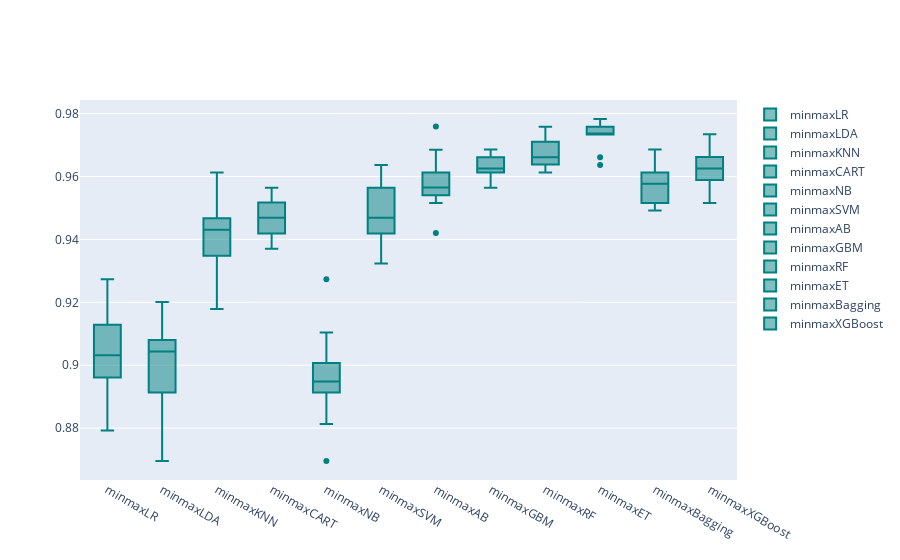

The code cell stored with this chart in its notebook:
### Code cell
models = GetScaledModel('minmax')
names,results = BasedLine2(X_train, y_train,models)
PlotBoxR().PlotResult(names,results)

scaledScoreMinMax = ScoreDataFrame(names,results)
compareModels = pd.concat([basedLineScore,
                           scaledScoreStandard,
                          scaledScoreMinMax], axis=1)
compareModels

### Figure 1 — Plotly figure (JSON) as saved in the notebook; plotly's stock layout.template omitted (floating-point values rounded to 4 significant figures)
{"data": [{"marker": {"color": "rgb(0, 128, 128)"}, "name": "minmaxLR", "type": "box", "y": [0.8961, 0.8865, 0.8792, 0.8961, 0.8983, 0.9104, 0.908, 0.9128, 0.9177, 0.9274]}, {"marker": {"color": "rgb(0, 128, 128)"}, "name": "minmaxLDA", "type": "box", "y": [0.8937, 0.8841, 0.8696, 0.8913, 0.9031, 0.908, 0.9056, 0.9056, 0.9104, 0.9201]}, {"marker": {"color": "rgb(0, 128, 128)"}, "name": "minmaxKNN", "type": "box", "y": [0.9444, 0.9348, 0.9179, 0.9324, 0.9516, 0.9395, 0.9443, 0.9467, 0.9419, 0.9613]}, {"marker": {"color": "rgb(0, 128, 128)"}, "name": "minmaxCART", "type": "box", "y": [0.9517, 0.9444, 0.9517, 0.9493, 0.9419, 0.954, 0.937, 0.9564, 0.9395, 0.9443]}, {"marker": {"color": "rgb(0, 128, 128)"}, "name": "minmaxNB", "type": "box", "y": [0.8986, 0.8937, 0.8696, 0.8913, 0.8814, 0.8935, 0.8959, 0.9007, 0.9104, 0.9274]}, {"marker": {"color": "rgb(0, 128, 128)"}, "name": "minmaxSVM", "type": "box", "y": [0.9469, 0.9493, 0.9324, 0.9469, 0.9419, 0.9395, 0.9588, 0.9564, 0.9467, 0.9637]}, {"marker": {"color": "rgb(0, 128, 128)"}, "name": "minmaxAB", "type": "box", "y": [0.9541, 0.942, 0.9758, 0.9565, 0.9516, 0.954, 0.9685, 0.9613, 0.9564, 0.9613]}, {"marker": {"color": "rgb(0, 128, 128)"}, "name": "minmaxGBM", "type": "box", "y": [0.9686, 0.9638, 0.9614, 0.9614, 0.9613, 0.9564, 0.9685, 0.9661, 0.9588, 0.9637]}, {"marker": {"color": "rgb(0, 128, 128)"}, "name": "minmaxRF", "type": "box", "y": [0.9638, 0.9662, 0.971, 0.9638, 0.9661, 0.9613, 0.9661, 0.9709, 0.9758, 0.9734]}, {"marker": {"color": "rgb(0, 128, 128)"}, "name": "minmaxET", "type": "box", "y": [0.9734, 0.9783, 0.9734, 0.9734, 0.9661, 0.9734, 0.9734, 0.9637, 0.9782, 0.9758]}, {"marker": {"color": "rgb(0, 128, 128)"}, "name": "minmaxBagging", "type": "box", "y": [0.9686, 0.9589, 0.9638, 0.9565, 0.9613, 0.9492, 0.9516, 0.9588, 0.9516, 0.954]}, {"marker": {"color": "rgb(0, 128, 128)"}, "name": "minmaxXGBoost", "type": "box", "y": [0.9614, 0.9638, 0.9734, 0.9662, 0.9685, 0.9588, 0.9588, 0.9516, 0.9661, 0.9516]}], "layout": {}}
